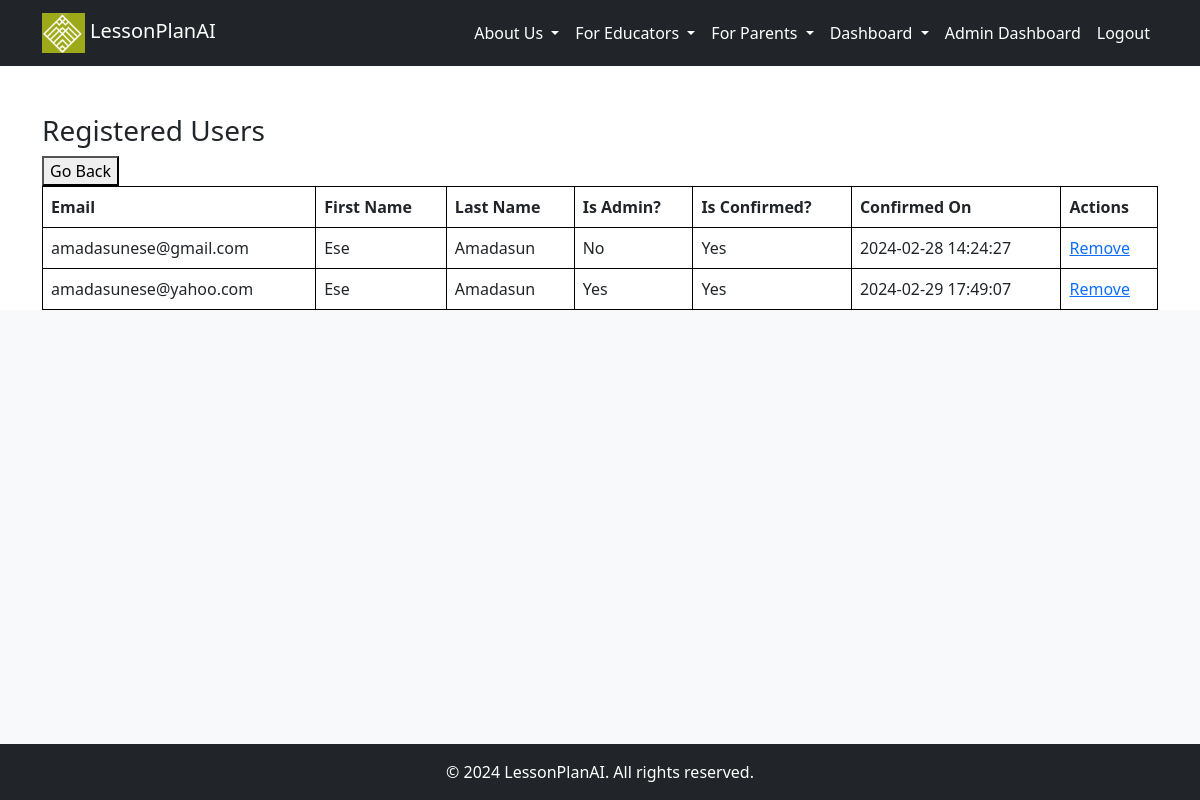
/admin_users (signed in), run on the app's committed database.
### src/accounts/models.py (models this page shows, shortened)
class User(UserMixin, db.Model):
    __tablename__ = "users"
    id = db.Column(db.Integer, primary_key=True)
    email = db.Column(db.String, unique=True, nullable=False)
    first_name = db.Column(db.String, nullable=False)
    last_name = db.Column(db.String, nullable=False)
    password = db.Column(db.String, nullable=False)
    created_on = db.Column(db.DateTime, nullable=False)
    is_admin = db.Column(db.Boolean, nullable=False, default=False)
    is_confirmed = db.Column(db.Boolean, nullable=True, default=False)
    confirmed_on = db.Column(db.DateTime, nullable=True)
    subscription = db.relationship('Subscription', backref='user', uselist=False)
    tutor = db.relationship('Tutor', backref='user', uselist=False)

### src/core/views.py (the view)
@core_bp.route('/admin_users')
@login_required
def manage_users():
    if not current_user.is_admin:
        flash('Access denied: You must be an admin to view this page.', 'danger')
        return redirect(url_for('core.index'))
    """Query users with subscriptions"""
    users_with_subscriptions = User.query.options(joinedload(User.subscription)).all()
    return render_template('core/manage_users.html', users=users_with_subscriptions)

### src/__init__.py (called while the page is built)
@login_manager.user_loader
def load_user(user_id):
    return User.query.filter(User.id == int(user_id)).first()

### src/templates/core/manage_users.html
{% extends '_base.html' %}
{% block content %}
  <h3>Registered Users</h3>
  <button onclick="window.history.back();">Go Back</button>
  <table style="border-collapse: collapse; width: 100%;">
    <tr>
      <th style="border: 1px solid black;">Email</th>
      <th style="border: 1px solid black;">First Name</th>
      <th style="border: 1px solid black;">Last Name</th>
      <th style="border: 1px solid black;">Is Admin?</th>
      <th style="border: 1px solid black;">Is Confirmed?</th>
      <th style="border: 1px solid black;">Confirmed On</th>
      <th style="border: 1px solid black;">Actions</th>
    </tr>
    {% for user in users %}
      <tr>
        <td style="border: 1px solid black;">{{ user.email }}</td>
        <td style="border: 1px solid black;">{{ user.first_name }}</td>
        <td style="border: 1px solid black;">{{ user.last_name }}</td>
        <td style="border: 1px solid black;">{{ 'Yes' if user.is_admin else 'No' }}</td>
        <td style="border: 1px solid black;">{{ 'Yes' if user.is_confirmed else 'No' }}</td>
        <td style="border: 1px solid black;">{{ user.confirmed_on.strftime('%Y-%m-%d %H:%M:%S') if user.confirmed_on else 'Not Confirmed' }}</td>
        <td style="border: 1px solid black;">
          <a href="{{ url_for('core.delete_user', user_id=user.id) }}">Remove</a>
        </td>
      </tr>
    {% endfor %}
  </table>
{% endblock %}

### src/static/styles.css (style rules this page uses)
a { text-decoration: none; }
body { display: flex; flex-direction: column; min-height: 100vh; }
table { width: 100%; border-collapse: collapse; }
th, td { border: 1px solid black; padding: 8px; text-align: left; }

### data on the page
User: email "amadasunese@gmail.com", first_name "Ese", last_name "Amadasun", is_admin "No", is_confirmed "Yes", confirmed_on "2024-02-28 14:24:27"
User: email "amadasunese@yahoo.com", first_name "Ese", last_name "Amadasun", is_admin "Yes", is_confirmed "Yes", confirmed_on "2024-02-29 17:49:07"
